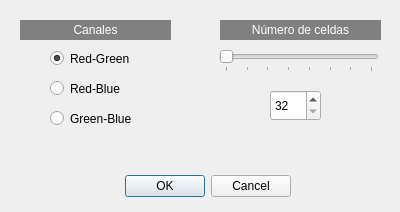
<?xml version="1.0" encoding="UTF-8"?>
<ui version="4.0">
 <class>histogramabidimensional</class>
 <widget class="QDialog" name="histogramabidimensional">
  <property name="geometry">
   <rect>
    <x>0</x>
    <y>0</y>
    <width>400</width>
    <height>212</height>
   </rect>
  </property>
  <property name="windowTitle">
   <string>Histograma Bidimensional</string>
  </property>
  <widget class="QDialogButtonBox" name="buttonBox">
   <property name="geometry">
    <rect>
     <x>80</x>
     <y>170</y>
     <width>211</width>
     <height>32</height>
    </rect>
   </property>
   <property name="orientation">
    <enum>Qt::Horizontal</enum>
   </property>
   <property name="standardButtons">
    <set>QDialogButtonBox::Cancel|QDialogButtonBox::Ok</set>
   </property>
  </widget>
  <widget class="QRadioButton" name="radioButton_3">
   <property name="geometry">
    <rect>
     <x>50</x>
     <y>110</y>
     <width>101</width>
     <height>17</height>
    </rect>
   </property>
   <property name="text">
    <string>Green-Blue</string>
   </property>
  </widget>
  <widget class="QLabel" name="label_3">
   <property name="geometry">
    <rect>
     <x>20</x>
     <y>20</y>
     <width>151</width>
     <height>20</height>
    </rect>
   </property>
   <property name="styleSheet">
    <string notr="true">background-color: rgb(128, 128, 128);
color: rgb(255, 255, 255);</string>
   </property>
   <property name="text">
    <string>Canales</string>
   </property>
   <property name="alignment">
    <set>Qt::AlignCenter</set>
   </property>
  </widget>
  <widget class="QRadioButton" name="radioButton_2">
   <property name="geometry">
    <rect>
     <x>50</x>
     <y>80</y>
     <width>82</width>
     <height>17</height>
    </rect>
   </property>
   <property name="text">
    <string>Red-Blue</string>
   </property>
  </widget>
  <widget class="QRadioButton" name="radioButton_4">
   <property name="geometry">
    <rect>
     <x>50</x>
     <y>50</y>
     <width>101</width>
     <height>17</height>
    </rect>
   </property>
   <property name="text">
    <string>Red-Green</string>
   </property>
   <property name="checked">
    <bool>true</bool>
   </property>
  </widget>
  <widget class="QLabel" name="label_4">
   <property name="geometry">
    <rect>
     <x>220</x>
     <y>20</y>
     <width>161</width>
     <height>20</height>
    </rect>
   </property>
   <property name="styleSheet">
    <string notr="true">background-color: rgb(128, 128, 128);
color: rgb(255, 255, 255);</string>
   </property>
   <property name="text">
    <string>Número de celdas</string>
   </property>
   <property name="alignment">
    <set>Qt::AlignCenter</set>
   </property>
  </widget>
  <widget class="QSlider" name="horizontalSlider">
   <property name="geometry">
    <rect>
     <x>219</x>
     <y>50</y>
     <width>160</width>
     <height>22</height>
    </rect>
   </property>
   <property name="minimum">
    <number>32</number>
   </property>
   <property name="maximum">
    <number>256</number>
   </property>
   <property name="singleStep">
    <number>32</number>
   </property>
   <property name="pageStep">
    <number>32</number>
   </property>
   <property name="orientation">
    <enum>Qt::Horizontal</enum>
   </property>
   <property name="tickPosition">
    <enum>QSlider::TicksBelow</enum>
   </property>
   <property name="tickInterval">
    <number>32</number>
   </property>
  </widget>
  <widget class="QSpinBox" name="spinBox">
   <property name="geometry">
    <rect>
     <x>270</x>
     <y>90</y>
     <width>51</width>
     <height>31</height>
    </rect>
   </property>
   <property name="minimum">
    <number>32</number>
   </property>
   <property name="maximum">
    <number>256</number>
   </property>
   <property name="singleStep">
    <number>32</number>
   </property>
  </widget>
 </widget>
 <resources/>
 <connections>
  <connection>
   <sender>buttonBox</sender>
   <signal>accepted()</signal>
   <receiver>histogramabidimensional</receiver>
   <slot>accept()</slot>
   <hints>
    <hint type="sourcelabel">
     <x>248</x>
     <y>254</y>
    </hint>
    <hint type="destinationlabel">
     <x>157</x>
     <y>274</y>
    </hint>
   </hints>
  </connection>
  <connection>
   <sender>buttonBox</sender>
   <signal>rejected()</signal>
   <receiver>histogramabidimensional</receiver>
   <slot>reject()</slot>
   <hints>
    <hint type="sourcelabel">
     <x>316</x>
     <y>260</y>
    </hint>
    <hint type="destinationlabel">
     <x>286</x>
     <y>274</y>
    </hint>
   </hints>
  </connection>
 </connections>
</ui>
